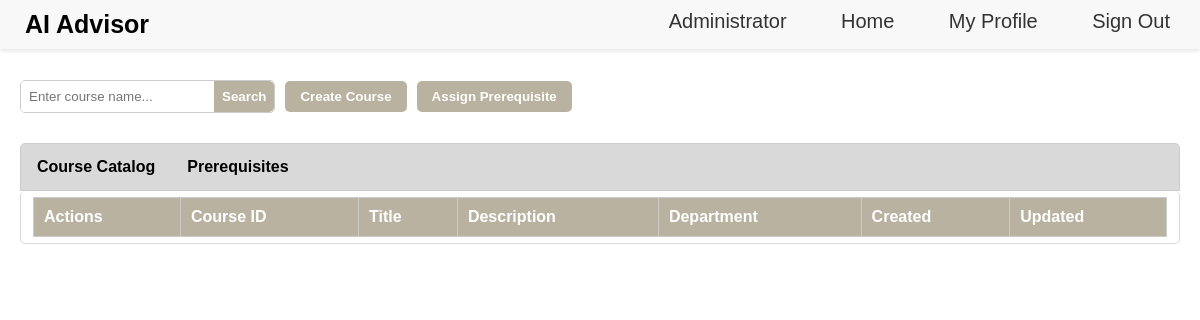
/admin, run on an earlier commit of the app's database.
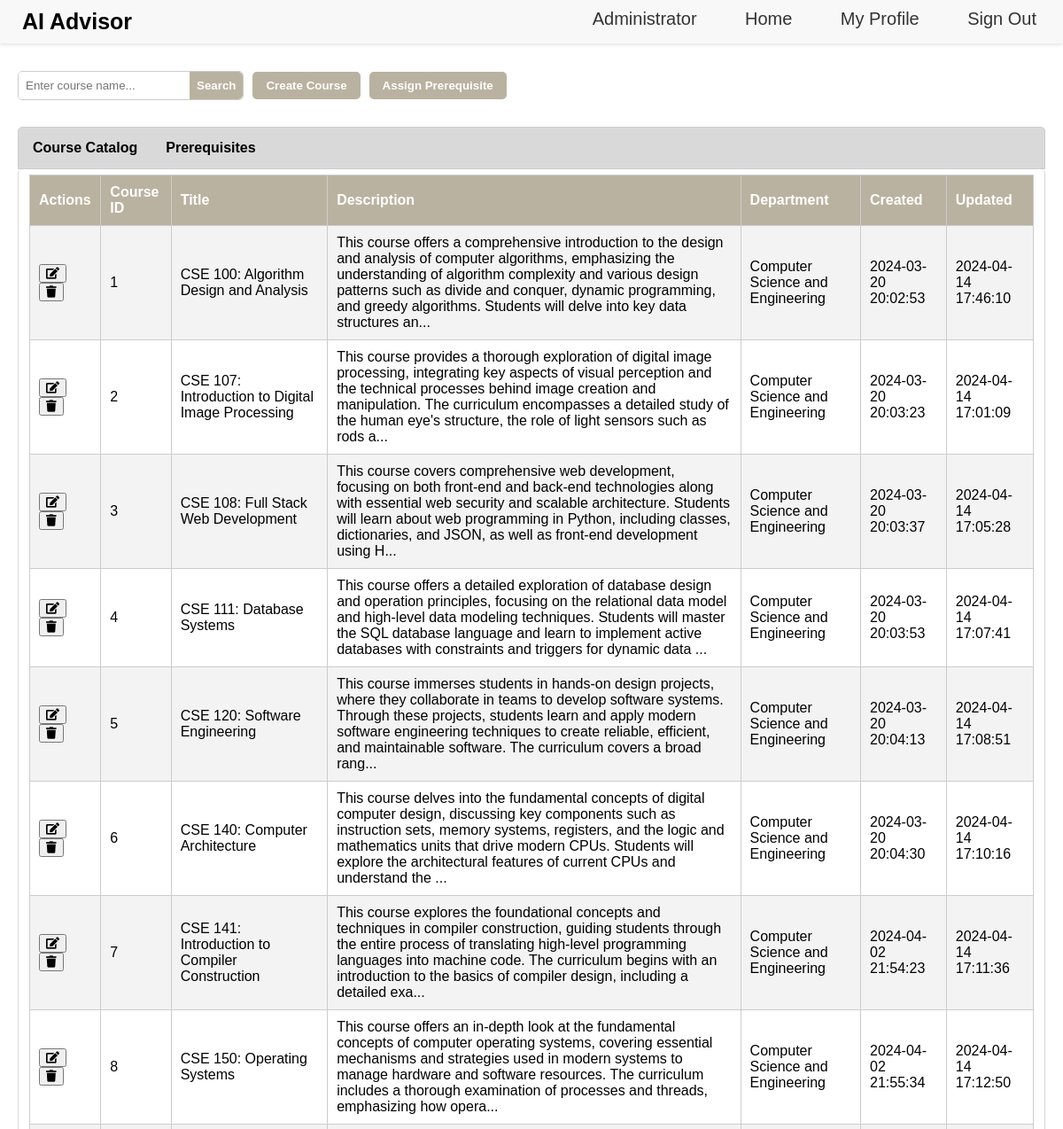
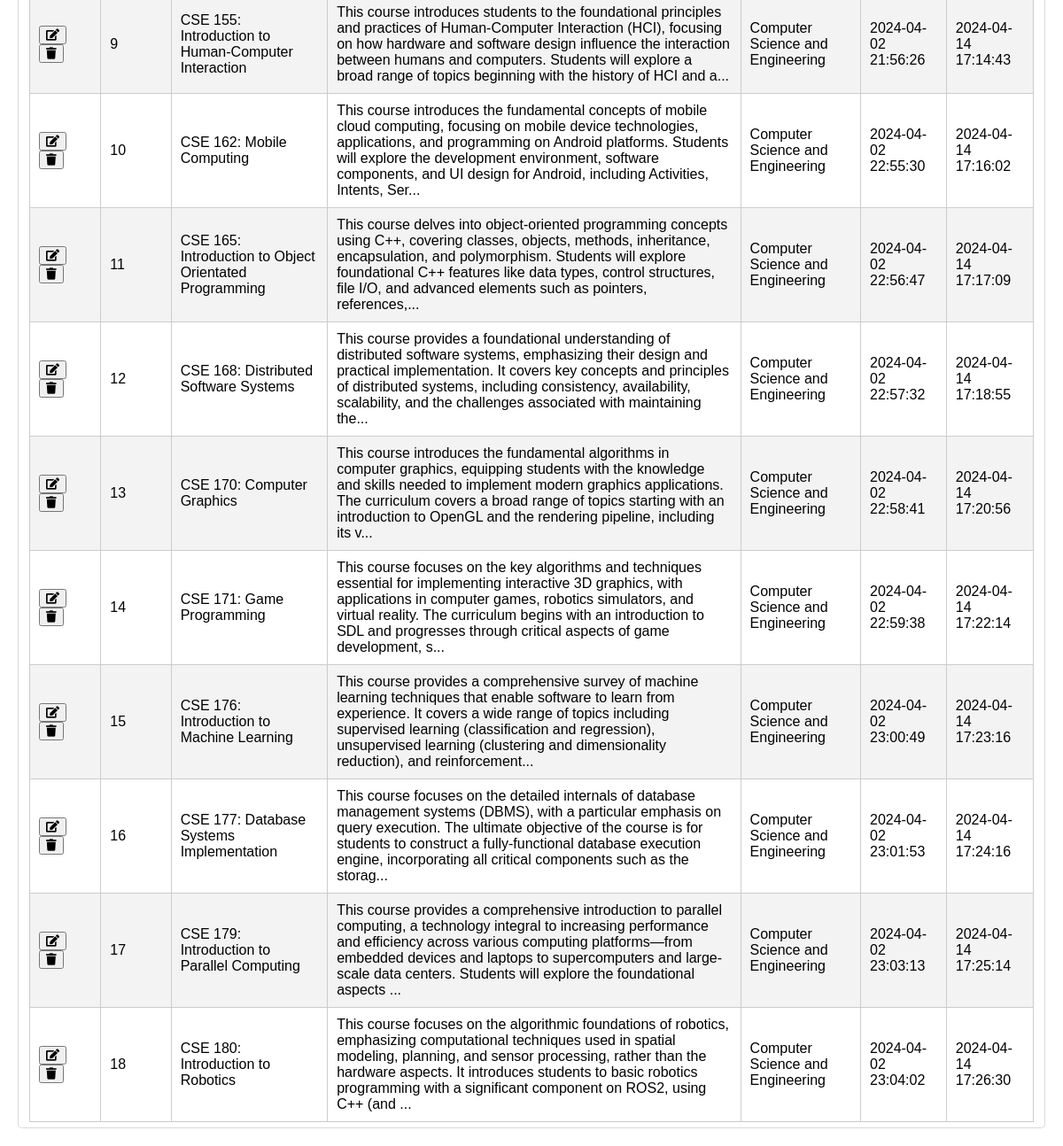
And on a later commit of the database (2 pictures, top to bottom).
### app/models/model.py (models this page shows, shortened)
class Course(db.Model):
    courseID = db.Column(db.Integer, primary_key=True)
    title = db.Column(db.String(255), nullable=False)
    description = db.Column(db.Text, nullable=False)
    department = db.Column(db.String(255), nullable=False)
    created = db.Column(db.DateTime, default=datetime.utcnow)
    updated = db.Column(db.DateTime, default=datetime.utcnow, onupdate=datetime.utcnow)

### app/routes/view.py (the view)
@view_blueprint.route('/admin')
def admin():
    courses = Course.query.all()  # Fetch all courses
    prerequisites = CoursePrerequisite.query.all()  # Fetch all prerequisites
    return render_template('admin.html', courses=courses, prerequisites=prerequisites, hideNavigation=False)

### app/templates/admin.html (shortened to what this page needs)
{% extends 'base.html' %} {% block styleLogin %}
<link
  rel="stylesheet"
  href="{{ url_for('static', filename='css/styleAdmin.css') }}"
/>
<link
  rel="stylesheet"
  href="https://cdnjs.cloudflare.com/ajax/libs/font-awesome/5.15.1/css/all.min.css"
/>
{% endblock %} {% block content %}
<div class="admin-container">
  <div class="admin-header">
    <div class="search-container">
      <input
        type="text"
        id="search"
        name="search"
        placeholder="Enter course name..."
      />
      <button type="button" id="search-btn" onclick="searchCourses()">
        Search
      </button>
    </div>
    <button type="button" onclick="window.location.href='/create_course'">
      Create Course
    </button>
    <button type="button" onclick="window.location.href='/assign_prerequisite'">
      Assign Prerequisite
    </button>
  </div>
  <div class="tab">
    <button class="tablinks" onclick="openTab(event, 'CourseCatalog')">
      Course Catalog
    </button>
    <button class="tablinks" onclick="openTab(event, 'Prerequisites')">
      Prerequisites
    </button>
  </div>
  <div id="CourseCatalog" class="tabcontent">
    <table id="courseCatalogTable">
      <tr>
        <th>Actions</th>
        <th>Course ID</th>
        <th>Title</th>
        <th>Description</th>
        <th>Department</th>
        <th>Created</th>
        <th>Updated</th>
      </tr>
      {% for course in courses %}
      <tr id="courseRow{{ course.courseID }}">
        <td>
          <button onclick="editCourse('{{ course.courseID }}')">
            <i class="fas fa-edit"></i>
          </button>
          <button onclick="deleteCourse('{{ course.courseID }}')">
            <i class="fas fa-trash"></i>
          </button>
        </td>
        <td>{{ course.courseID }}</td>
        <td>{{ course.title }}</td>
        <td>
          {{ course.description[:300] }}{% if course.description|length > 300
          %}...{% endif %}
        </td>
        <td>{{ course.department }}</td>
        <td>{{ course.created.strftime('%Y-%m-%d %H:%M:%S') }}</td>
        <td>{{ course.updated.strftime('%Y-%m-%d %H:%M:%S') }}</td>
      </tr>
      {% endfor %}
    </table>
  </div>
</div>
{% endblock %}

### app/templates/base.html (shortened to what this page needs)
<!DOCTYPE html>
<html lang="en">
  <head>
    <link
      rel="stylesheet"
      href="{{ url_for('static', filename='css/styleBase.css') }}"
    />
    {% block styleLogin %}{% endblock %}
  </head>
  <body>
    <header>
      <div class="app-name">AI Advisor</div>
      <nav class="navbar">
        <ul>
          {% if not hideNavigation %}
          <li><a href="/admin">Administrator</a></li>
          <li><a href="/home">Home</a></li>
          <li><a href="/myprofile">My Profile</a></li>
          <li><a href="/signout">Sign Out</a></li>
          {% endif %}
        </ul>
      </nav>
    </header>
    {% block content %}{% endblock content %}
  </body>
</html>

### app/static/css/styleBase.css (style rules this page uses)
body { margin: 0; font-family: Arial, sans-serif; }
header { background-color: #f8f8f8; box-shadow: 0 2px 4px rgba(0, 0, 0, 0.1); position: fixed; width: 100%; top: 0; left: 0; z-index: 1000; }
.app-name { float: left; padding: 10px 25px; font-size: 25px; font-weight: bold; }
.navbar ul { list-style-type: none; margin: 0; padding: 0; float: right; }
.navbar ul li { display: inline; margin-right: 10px; }
.navbar ul li a { font-size: 20px; text-decoration: none; padding: 10px 20px; display: inline-block; color: #333; }
header::after { content: ""; display: table; clear: both; }

### app/static/css/styleAdmin.css (style rules this page uses)
.admin-container { padding-top: 30px; padding: 20px; margin-top: 60px; }
.admin-header { display: flex; align-items: center; gap: 10px; margin-bottom: 30px; }
.search-container { display: flex; border: 1px solid #ccc; border-radius: 5px; overflow: hidden; }
.search-container input[type="text"] { flex-grow: 1; padding: 8px; border: none; outline: none; }
.search-container #search-btn { padding: 8px; background-color: #bab2a0; color: white; border: none; cursor: pointer; border-radius: 0 5px 5px 0; transition: background-color 0.3s; }
.admin-header button { padding: 8px 15px; background-color: #bab2a0; color: white; border: none; border-radius: 5px; cursor: pointer; font-weight: bold; transition: background-color 0.3s; }
.tab { overflow: hidden; border: 1px solid #ccc; border-radius: 5px 5px 0 0; background-color: #d9d9d9; }
.tab button { font-weight: bold; font-size: 16px; background-color: inherit; float: left; border: none; outline: none; cursor: pointer; padding: 14px 16px; transition: 0.3s; }
.tabcontent { display: none; padding: 6px 12px; border: 1px solid #d9d9d9; border-radius: 5px; border-top: none; background-color: white; }
#courseCatalogTable th, #prerequisitesTable th { background-color: #bab2a0; color: white; }
#courseCatalogTable, #prerequisitesTable { width: 100%; border-collapse: collapse; border-radius: 0 0 5px 5px; }
#courseCatalogTable th, #courseCatalogTable td, #prerequisitesTable th, #prerequisitesTable td { padding: 10px; border: 1px solid #ccc; text-align: left; }
#courseCatalogTable tr:nth-child(even), #prerequisitesTable tr:nth-child(even) { background-color: #f3f3f3; }
#courseCatalogTable tr, #prerequisitesTable tr { border-bottom: 1px solid #ddd; }

What changed in the data, as far as the page shows it:
added Course: courseID "1", title "CSE 100: Algorithm Design and Analysis", description "This course offers a comprehensive introduction to the design and analysis of computer algorithms, emphasizing the understanding of algorithm complexity and various design patterns such as divide and conquer, dynamic programming, and greedy algorithms. Students will delve into key data structures an", department "Computer Science and Engineering", created "2024-03-20 20:02:53", updated "2024-04-14 17:46:10"
added Course: courseID "2", title "CSE 107: Introduction to Digital Image Processing", description "This course provides a thorough exploration of digital image processing, integrating key aspects of visual perception and the technical processes behind image creation and manipulation. The curriculum encompasses a detailed study of the human eye's structure, the role of light sensors such as rods a", department "Computer Science and Engineering", created "2024-03-20 20:03:23", updated "2024-04-14 17:01:09"
added Course: courseID "3", title "CSE 108: Full Stack Web Development", description "This course covers comprehensive web development, focusing on both front-end and back-end technologies along with essential web security and scalable architecture. Students will learn about web programming in Python, including classes, dictionaries, and JSON, as well as front-end development using H", department "Computer Science and Engineering", created "2024-03-20 20:03:37", updated "2024-04-14 17:05:28"
added Course: courseID "4", title "CSE 111: Database Systems", description "This course offers a detailed exploration of database design and operation principles, focusing on the relational data model and high-level data modeling techniques. Students will master the SQL database language and learn to implement active databases with constraints and triggers for dynamic data", department "Computer Science and Engineering", created "2024-03-20 20:03:53", updated "2024-04-14 17:07:41"
added Course: courseID "5", title "CSE 120: Software Engineering", description "This course immerses students in hands-on design projects, where they collaborate in teams to develop software systems. Through these projects, students learn and apply modern software engineering techniques to create reliable, efficient, and maintainable software. The curriculum covers a broad rang", department "Computer Science and Engineering", created "2024-03-20 20:04:13", updated "2024-04-14 17:08:51"
added Course: courseID "6", title "CSE 140: Computer Architecture", description "This course delves into the fundamental concepts of digital computer design, discussing key components such as instruction sets, memory systems, registers, and the logic and mathematics units that drive modern CPUs. Students will explore the architectural features of current CPUs and understand the", department "Computer Science and Engineering", created "2024-03-20 20:04:30", updated "2024-04-14 17:10:16"
added Course: courseID "7", title "CSE 141: Introduction to Compiler Construction", description "This course explores the foundational concepts and techniques in compiler construction, guiding students through the entire process of translating high-level programming languages into machine code. The curriculum begins with an introduction to the basics of compiler design, including a detailed exa", department "Computer Science and Engineering", created "2024-04-02 21:54:23", updated "2024-04-14 17:11:36"
added Course: courseID "8", title "CSE 150: Operating Systems", description "This course offers an in-depth look at the fundamental concepts of computer operating systems, covering essential mechanisms and strategies used in modern systems to manage hardware and software resources. The curriculum includes a thorough examination of processes and threads, emphasizing how opera", department "Computer Science and Engineering", created "2024-04-02 21:55:34", updated "2024-04-14 17:12:50"
added Course: courseID "9", title "CSE 155: Introduction to Human-Computer Interaction", description "This course introduces students to the foundational principles and practices of Human-Computer Interaction (HCI), focusing on how hardware and software design influence the interaction between humans and computers. Students will explore a broad range of topics beginning with the history of HCI and a", department "Computer Science and Engineering", created "2024-04-02 21:56:26", updated "2024-04-14 17:14:43"
added Course: courseID "10", title "CSE 162: Mobile Computing", description "This course introduces the fundamental concepts of mobile cloud computing, focusing on mobile device technologies, applications, and programming on Android platforms. Students will explore the development environment, software components, and UI design for Android, including Activities, Intents, Ser", department "Computer Science and Engineering", created "2024-04-02 22:55:30", updated "2024-04-14 17:16:02"
added Course: courseID "11", title "CSE 165: Introduction to Object Orientated Programming", description "This course delves into object-oriented programming concepts using C++, covering classes, objects, methods, inheritance, encapsulation, and polymorphism. Students will explore foundational C++ features like data types, control structures, file I/O, and advanced elements such as pointers, references,", department "Computer Science and Engineering", created "2024-04-02 22:56:47", updated "2024-04-14 17:17:09"
added Course: courseID "12", title "CSE 168: Distributed Software Systems", description "This course provides a foundational understanding of distributed software systems, emphasizing their design and practical implementation. It covers key concepts and principles of distributed systems, including consistency, availability, scalability, and the challenges associated with maintaining the", department "Computer Science and Engineering", created "2024-04-02 22:57:32", updated "2024-04-14 17:18:55"
added Course: courseID "13", title "CSE 170: Computer Graphics", description "This course introduces the fundamental algorithms in computer graphics, equipping students with the knowledge and skills needed to implement modern graphics applications. The curriculum covers a broad range of topics starting with an introduction to OpenGL and the rendering pipeline, including its v", department "Computer Science and Engineering", created "2024-04-02 22:58:41", updated "2024-04-14 17:20:56"
added Course: courseID "14", title "CSE 171: Game Programming", description "This course focuses on the key algorithms and techniques essential for implementing interactive 3D graphics, with applications in computer games, robotics simulators, and virtual reality. The curriculum begins with an introduction to SDL and progresses through critical aspects of game development, s", department "Computer Science and Engineering", created "2024-04-02 22:59:38", updated "2024-04-14 17:22:14"
added Course: courseID "15", title "CSE 176: Introduction to Machine Learning", description "This course provides a comprehensive survey of machine learning techniques that enable software to learn from experience. It covers a wide range of topics including supervised learning (classification and regression), unsupervised learning (clustering and dimensionality reduction), and reinforcement", department "Computer Science and Engineering", created "2024-04-02 23:00:49", updated "2024-04-14 17:23:16"
added Course: courseID "16", title "CSE 177: Database Systems Implementation", description "This course focuses on the detailed internals of database management systems (DBMS), with a particular emphasis on query execution. The ultimate objective of the course is for students to construct a fully-functional database execution engine, incorporating all critical components such as the storag", department "Computer Science and Engineering", created "2024-04-02 23:01:53", updated "2024-04-14 17:24:16"
added Course: courseID "17", title "CSE 179: Introduction to Parallel Computing", description "This course provides a comprehensive introduction to parallel computing, a technology integral to increasing performance and efficiency across various computing platforms—from embedded devices and laptops to supercomputers and large-scale data centers. Students will explore the foundational aspects", department "Computer Science and Engineering", created "2024-04-02 23:03:13", updated "2024-04-14 17:25:14"
added Course: courseID "18", title "CSE 180: Introduction to Robotics", description "This course focuses on the algorithmic foundations of robotics, emphasizing computational techniques used in spatial modeling, planning, and sensor processing, rather than the hardware aspects. It introduces students to basic robotics programming with a significant component on ROS2, using C++ (and", department "Computer Science and Engineering", created "2024-04-02 23:04:02", updated "2024-04-14 17:26:30"
